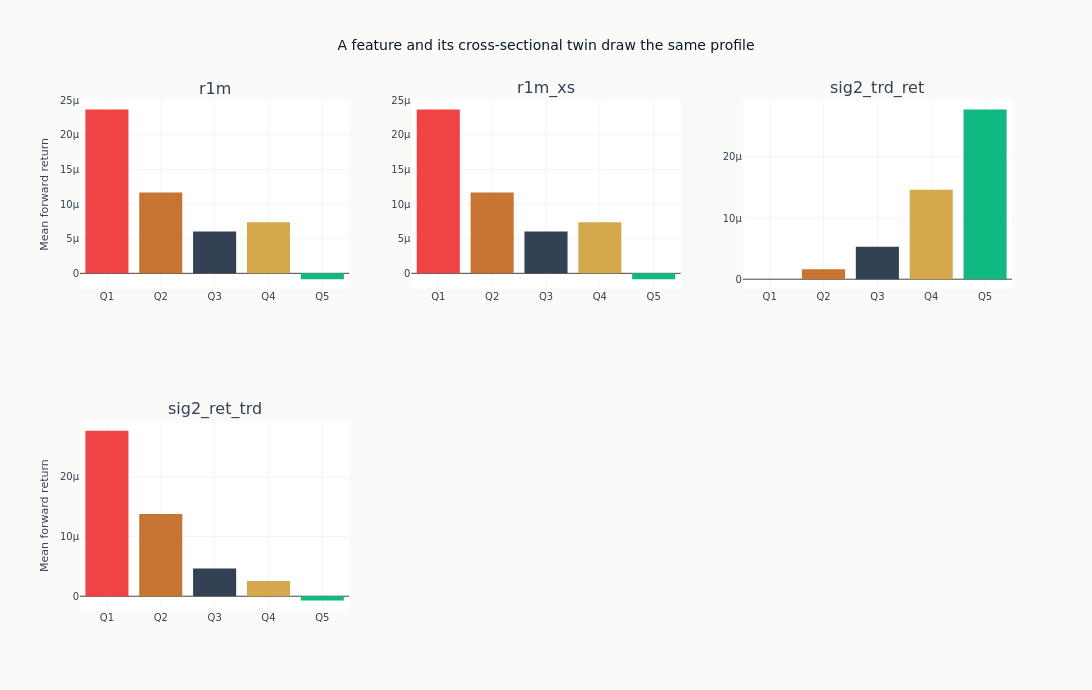

The notebook cell this image was saved under:
### Code cell
QUANTILE_SHADES = [
    COLORS["negative"],
    COLORS["copper"],
    COLORS["neutral"],
    COLORS["amber"],
    COLORS["positive"],
]
if quantile_spreads:
    n_show = min(6, len(quantile_spreads))
    feats_to_show = list(quantile_spreads.keys())[:n_show]
    ncols = min(3, n_show)
    nrows = (n_show + ncols - 1) // ncols
    fig = make_subplots(
        rows=nrows,
        cols=ncols,
        subplot_titles=feats_to_show,
        vertical_spacing=0.26,
    )
    for idx, feat in enumerate(feats_to_show):
        r, c = divmod(idx, ncols)
        q_means = quantile_spreads[feat]["q_means"]
        _ = fig.add_trace(
            go.Bar(
                x=[f"Q{i + 1}" for i in range(len(q_means))],
                y=q_means,
                marker_color=QUANTILE_SHADES[: len(q_means)],
                showlegend=False,
            ),
            row=r + 1,
            col=c + 1,
        )
    fig.update_layout(
        title="A feature and its cross-sectional twin draw the same profile",
        height=290 * nrows + 110,
        width=1150,
    )
    fig.update_yaxes(title_text="Mean forward return", col=1)
    show_plotly_with_alt(
        fig,
        "One panel per feature, each a bar chart of the mean forward return in every quantile bin of that feature, drawn for a feature and its cross-sectional z-score side by side.",
    )

### Figure 1 — Plotly figure (JSON) as saved in the notebook; plotly's stock layout.template omitted (floating-point values rounded to 4 significant figures)
{"data": [{"marker": {"color": ["#ef4444", "#C87533", "#334155", "#D4A84B", "#10b981"]}, "showlegend": false, "type": "bar", "x": ["Q1", "Q2", "Q3", "Q4", "Q5"], "xaxis": "x", "y": [2.367e-05, 1.167e-05, 6.033e-06, 7.393e-06, -8.558e-07], "yaxis": "y"}, {"marker": {"color": ["#ef4444", "#C87533", "#334155", "#D4A84B", "#10b981"]}, "showlegend": false, "type": "bar", "x": ["Q1", "Q2", "Q3", "Q4", "Q5"], "xaxis": "x2", "y": [2.367e-05, 1.167e-05, 6.033e-06, 7.393e-06, -8.558e-07], "yaxis": "y2"}, {"marker": {"color": ["#ef4444", "#C87533", "#334155", "#D4A84B", "#10b981"]}, "showlegend": false, "type": "bar", "x": ["Q1", "Q2", "Q3", "Q4", "Q5"], "xaxis": "x3", "y": [-9.141e-09, 1.647e-06, 5.307e-06, 1.461e-05, 2.775e-05], "yaxis": "y3"}, {"marker": {"color": ["#ef4444", "#C87533", "#334155", "#D4A84B", "#10b981"]}, "showlegend": false, "type": "bar", "x": ["Q1", "Q2", "Q3", "Q4", "Q5"], "xaxis": "x4", "y": [2.775e-05, 1.378e-05, 4.631e-06, 2.565e-06, -7.273e-07], "yaxis": "y4"}], "layout": {"annotations": [{"font": {"size": 16}, "showarrow": false, "text": "r1m", "x": 0.1444, "xanchor": "center", "xref": "paper", "y": 1.0, "yanchor": "bottom", "yref": "paper"}, {"font": {"size": 16}, "showarrow": false, "text": "r1m_xs", "x": 0.5, "xanchor": "center", "xref": "paper", "y": 1.0, "yanchor": "bottom", "yref": "paper"}, {"font": {"size": 16}, "showarrow": false, "text": "sig2_trd_ret", "x": 0.8556, "xanchor": "center", "xref": "paper", "y": 1.0, "yanchor": "bottom", "yref": "paper"}, {"font": {"size": 16}, "showarrow": false, "text": "sig2_ret_trd", "x": 0.1444, "xanchor": "center", "xref": "paper", "y": 0.37, "yanchor": "bottom", "yref": "paper"}], "height": 690, "title": {"text": "A feature and its cross-sectional twin draw the same profile"}, "width": 1150, "xaxis": {"anchor": "y", "domain": [0.0, 0.2889]}, "xaxis2": {"anchor": "y2", "domain": [0.3556, 0.6444]}, "xaxis3": {"anchor": "y3", "domain": [0.7111, 1.0]}, "xaxis4": {"anchor": "y4", "domain": [0.0, 0.2889]}, "xaxis5": {"anchor": "y5", "domain": [0.3556, 0.6444]}, "xaxis6": {"anchor": "y6", "domain": [0.7111, 1.0]}, "yaxis": {"anchor": "x", "domain": [0.63, 1.0], "title": {"text": "Mean forward return"}}, "yaxis2": {"anchor": "x2", "domain": [0.63, 1.0]}, "yaxis3": {"anchor": "x3", "domain": [0.63, 1.0]}, "yaxis4": {"anchor": "x4", "domain": [0.0, 0.37], "title": {"text": "Mean forward return"}}, "yaxis5": {"anchor": "x5", "domain": [0.0, 0.37]}, "yaxis6": {"anchor": "x6", "domain": [0.0, 0.37]}}}
